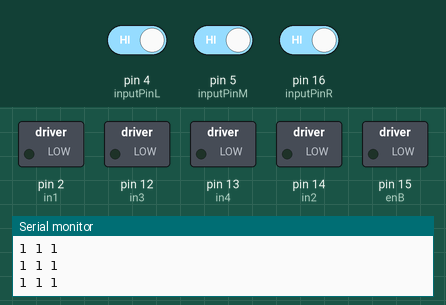
This sketch was run on a simulated Arduino Uno, built with avr-gcc and run on an emulated ATmega328P. On the bench: switched loads named in the sketch (green lamp = pin HIGH), the last lines printed to the serial monitor. The test bench sets the inputs (shaded band); at power-on: pin 4 (inputPinL) HIGH, pin 16 (inputPinR) HIGH, pin 5 (inputPinM) HIGH.

Above: at 1.2 s.
1.3 s: pin 4 (inputPinL) driven LOW
At 2.2 s:
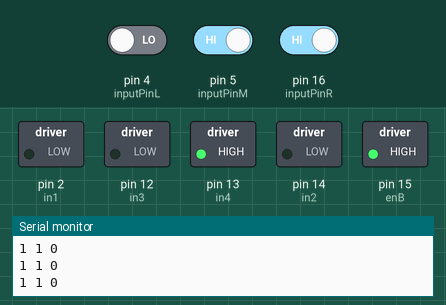
2.8 s: pin 16 (inputPinR) driven LOW
At 3.4 s:
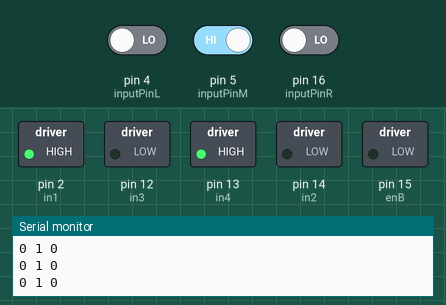
4.3 s: pin 4 (inputPinL) driven HIGH
At 5.5 s:
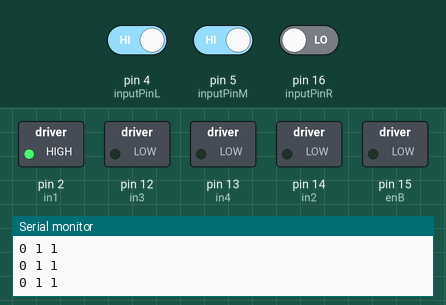
5.8 s: pin 16 (inputPinR) driven HIGH
At 6.8 s:
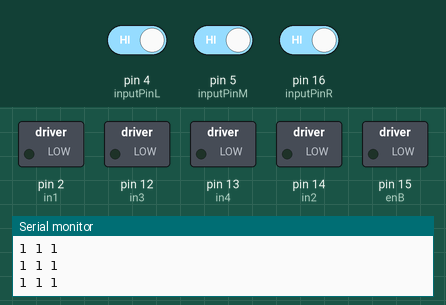
7.3 s: pin 4 (inputPinL) driven LOW and pin 5 (inputPinM) driven LOW
At 8.2 s:
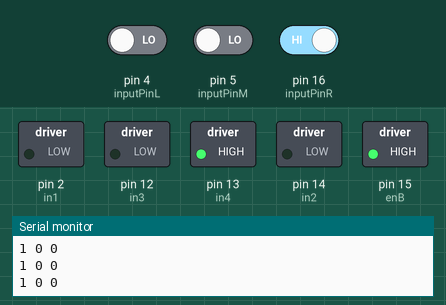
10.3 s: pin 5 (inputPinM) driven HIGH and pin 16 (inputPinR) driven LOW
At 11.4 s:
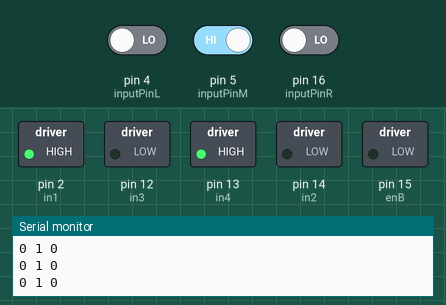
Timing chart, 0 to 13.3 s (numbered marks = the images above; inputs shaded):
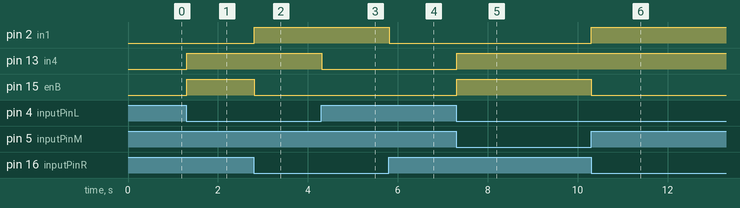

Measured:
- after the input at 1.3 s, pin 13 (in4), pin 15 (enB): LOW → HIGH at once
- after the input at 2.8 s, pin 2 (in1): LOW → HIGH at once; pin 15 (enB): HIGH → LOW at once
- after the input at 4.3 s, pin 13 (in4): HIGH → LOW at once
- after the input at 5.8 s, pin 2 (in1): HIGH → LOW at once
- after the input at 7.3 s, pin 13 (in4), pin 15 (enB): LOW → HIGH at once
- after the input at 10.3 s, pin 2 (in1): LOW → HIGH at once; pin 15 (enB): HIGH → LOW at once

The sketch:

line_following_robot_1.ino
```cpp
int enA = 0;
int in1 = 2;
int in2 = 14;
int inputPinR = 16; // choose input pin (for Infrared sensor)
int inputPinM = 5;
int inputPinL = 4;
int Sensor_R;
int Sensor_M;
int Sensor_L;
int prev_Sensor_R = 0;
int prev_Sensor_M = 1;
int prev_Sensor_L = 0;
// variable for reading the pin status


// Motor B

int enB = 15;
int in3 = 12;
int in4 = 13;

void setup()

{

    // Set all the motor control pins to outputs
    pinMode(enA, OUTPUT);
    pinMode(enB, OUTPUT);
    pinMode(in1, OUTPUT);
    pinMode(in2, OUTPUT);
    pinMode(in3, OUTPUT);
    pinMode(in4, OUTPUT);
    pinMode(inputPinR, INPUT); // declare Infrared sensor as input
    pinMode(inputPinM, INPUT);
    pinMode(inputPinL, INPUT);
    Serial.begin(9600);

}

void robotForward()

{


  // Turn on motor A

  digitalWrite(in1, HIGH);
  digitalWrite(in2, LOW);
  analogWrite(enA, 125); // Speedcontrol

  // Turn on motor B

  digitalWrite(in3, LOW);
  digitalWrite(in4, HIGH);
  analogWrite(enB, 125);// Speedcontrol

}

void robotLeft(){
  // Turn off motor B
   digitalWrite(in3, LOW);
  digitalWrite(in4, LOW);
  analogWrite(enB, 0);


 // Turn on motor A

  digitalWrite(in1, HIGH);
  digitalWrite(in2, LOW);
  analogWrite(enA, 125); // Speedcontrol


 delay(10);

}

void robotRight(){

 // Turn off motor A

  digitalWrite(in1, LOW);
  digitalWrite(in2, LOW);
  analogWrite(enA, 0); // Speedcontrol


  // Turn on motor B

  digitalWrite(in3, LOW);
  digitalWrite(in4, HIGH);
  analogWrite(enB, 150);// Speedcontrol
  delay(10);

}

void robotStop(){

 // Turn off motor A

  digitalWrite(in1, LOW);
  digitalWrite(in2, LOW);
  analogWrite(enA, 0); // Speedcontrol

  // Turn off motor B

  digitalWrite(in3, LOW);
  digitalWrite(in4, LOW);
  analogWrite(enB, 0);// Speedcontrol

}

void read_data(){
Sensor_R = digitalRead(inputPinR);
Sensor_M = digitalRead(inputPinM);
Sensor_L = digitalRead(inputPinL);
if (Sensor_R == 0 && Sensor_L == 0 && Sensor_M == 0)
{

Sensor_R = prev_Sensor_R;
Sensor_M = prev_Sensor_M;
Sensor_L = prev_Sensor_L;
}
else{
prev_Sensor_R = Sensor_R;
prev_Sensor_M = Sensor_M;
prev_Sensor_L = Sensor_L;
}
}


void loop()
{
  read_data();
Serial.print(Sensor_R);
Serial.print(" ");
Serial.print(Sensor_M);
Serial.print(" ");
Serial.println(Sensor_L);


 if (Sensor_R == 0 && Sensor_L == 0 && Sensor_M == 1){
  robotForward();
 }

 if (Sensor_R == 1 && Sensor_L == 1 && Sensor_M == 1){
  robotStop();
  }
 if ((Sensor_R == 1&& Sensor_M == 1 && Sensor_L == 0)||(Sensor_R == 1&& Sensor_M == 0 && Sensor_L == 0)){
  robotRight();
  }
 if ((Sensor_R == 0&& Sensor_M == 1 && Sensor_L == 1)||(Sensor_R == 0&& Sensor_M == 0 && Sensor_L == 1) ){
  robotLeft();
  }
//delay(10);
}
```
